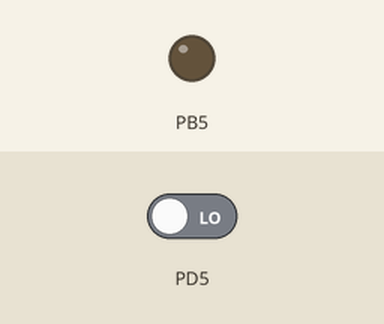
Simulated run of this program. Board: ATmega328P, built with avr-gcc and emulated at 16 MHz. Shown: output pins drawn as LEDs (lit = HIGH). Inputs (shaded band) come from the test bench; at power-on: PD5 LOW.

Above: at 1.2 s.
1.3 s: PD5 driven HIGH
At 2.0 s:
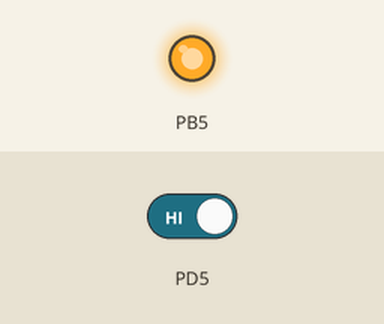
2.8 s: PD5 driven LOW
At 3.1 s:
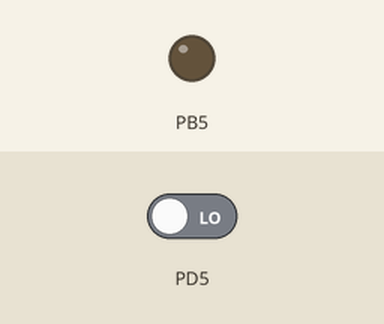
Timing chart, 0 to 5.8 s (numbered marks = the images above; inputs shaded):
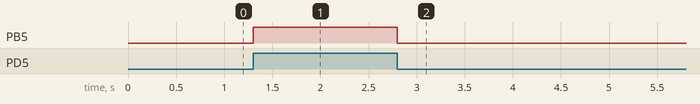

Measured:
- after the input at 1.3 s, PB5: LOW → HIGH at once
- after the input at 2.8 s, PB5: HIGH → LOW at once

The program:

main.c
```c
/*
 * 02_pull_down_register.c
 *
 * Created: 07-10-2026 18:51:56
 * Author : bibin
 */
#define F_CPU 16000000UL
#include <avr/io.h>


int main(void)
{
    /* Replace with your application code */
	DDRD &= ~(1<<DDD5);
	DDRB |= (1<<DDB5);
    while (1)
    {
		if (PIND & (1<<PIND5))
		{
			PORTB |= (1<<PORTB5);
		}
		else
		{
			PORTB &= ~(1<<PORTB5);
		}
    }
}
```
